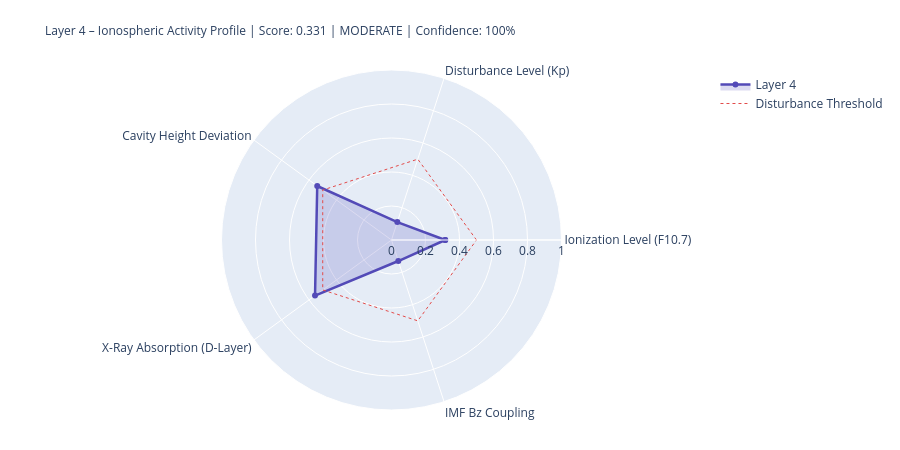

Notebook cell for this chart:
### Markdown cell above
---
## 4. State Assessment & Handoff to Layer 5

### Code cell
# ============================================================
# LAYER-4-SCORE
# ============================================================

COMPONENTS = {
    'Ionization Level (F10.7)':    {'score': ioniz,       'source': 'primary' if f107_now else 'from_layer0', 'dynamic': True},
    'Disturbance Level (Kp)':          {'score': disturb,     'source': 'primary' if kp_now   else 'from_layer0', 'dynamic': True},
    'Cavity Height Deviation':    {'score': h_dev,       'source': 'derived',                                'dynamic': True},
    'X-Ray Absorption (D-Layer)':{'score': xray_ioniz,  'source': 'primary' if xray_now else 'missing',     'dynamic': True},
    'IMF Bz Coupling':             {'score': bz_coupling, 'source': 'primary' if bz_now   else 'from_layer0', 'dynamic': True},
}

available    = {k: v['score'] for k, v in COMPONENTS.items() if v['score'] is not None}
unavailable  = [k for k, v in COMPONENTS.items() if v['score'] is None]
layer4_score = round(sum(available.values()) / len(available), 4) if available else None
confidence   = round(len(available) / len(COMPONENTS), 2)
level = ('unknown' if layer4_score is None
         else 'quiet'   if layer4_score < 0.3
         else 'moderate' if layer4_score < 0.6
         else 'active')
dominant_l4 = max(available, key=available.get) if available else 'none'

# Resonance delta for Schumann SR-1
sr1_ref = schumann_freq(1, 80.0)
sr1_now = schumann_freq(1, h_eff)
sr1_delta_mhz = (sr1_now - sr1_ref) * 1000

# Propagation conditions
prop_cond = ('disturbed'   if kp_val > 4
             else 'unsettled' if kp_val > 2
             else 'normal')
if xray_class in ['X', 'M']:
    prop_cond = 'Radio-Blackout moeglich'

W = 68
print('=' * W)
print('LAYER 4 – IONOSPHERE – STATE ASSESSMENT')
print('=' * W)
for name, comp in COMPONENTS.items():
    s = comp['score']
    if s is not None:
        bar = '█' * int(s * 20) + '░' * (20 - int(s * 20))
        print(f'  {name:<36} {bar}  {s:.3f}  [{comp["source"]}]')
    else:
        print(f'  {name:<36} {"─" * 20}  n/a   [missing]')
print('-' * W)
print(f'  Score:          {layer4_score:.3f}  ({len(available)}/{len(COMPONENTS)} components)')
print(f'  Confidence:     {confidence:.0%}')
print(f'  Level:          {level.upper()}')
print(f'  Dominant:       {dominant_l4}')
print(f'  Cavity height:  {h_eff:.1f} km  (Ref: 80.0 km)')
print(f'  SR-1:           {sr1_now:.3f} Hz  (Δ {sr1_delta_mhz:+.1f} mHz vs. ref)')
print(f'  Propagation:    {prop_cond}')
print(f'  X-Ray:          {xray_class}-class  ({xray_now:.2e} W/m²)' if xray_now else '  X-Ray:          n/a')
print('=' * W)

# Radar
cats   = list(available.keys())
vals_r = list(available.values())
if len(cats) >= 3:
    fig = go.Figure()
    fig.add_trace(go.Scatterpolar(
        r=vals_r + [vals_r[0]], theta=cats + [cats[0]],
        fill='toself', fillcolor='rgba(83,74,183,0.20)',
        line=dict(color='#534AB7', width=2.5), name='Layer 4'
    ))
    fig.add_trace(go.Scatterpolar(
        r=[0.5] * (len(cats)+1), theta=cats + [cats[0]],
        line=dict(color='#E24B4A', dash='dot', width=1),
        mode='lines', name='Disturbance Threshold'
    ))
    fig.update_layout(
        title=dict(
            text=f'Layer 4 – Ionospheric Activity Profile | Score: {layer4_score:.3f} | {level.upper()} | Confidence: {confidence:.0%}',
            font=dict(size=12)
        ),
        polar=dict(radialaxis=dict(visible=True, range=[0, 1])),
        height=450, showlegend=True,
        margin=dict(l=80, r=80, t=70, b=40)
    )
    fig.show()

### Figure 1 — Plotly figure (JSON) as saved in the notebook; plotly's stock layout.template omitted (floating-point values rounded to 4 significant figures)
{"data": [{"fill": "toself", "fillcolor": "rgba(83,74,183,0.20)", "line": {"color": "#534AB7", "width": 2.5}, "name": "Layer 4", "r": [0.316, 0.111, 0.54, 0.556, 0.13, 0.316], "theta": ["Ionization Level (F10.7)", "Disturbance Level (Kp)", "Cavity Height Deviation", "X-Ray Absorption (D-Layer)", "IMF Bz Coupling", "Ionization Level (F10.7)"], "type": "scatterpolar"}, {"line": {"color": "#E24B4A", "dash": "dot", "width": 1}, "mode": "lines", "name": "Disturbance Threshold", "r": [0.5, 0.5, 0.5, 0.5, 0.5, 0.5], "theta": ["Ionization Level (F10.7)", "Disturbance Level (Kp)", "Cavity Height Deviation", "X-Ray Absorption (D-Layer)", "IMF Bz Coupling", "Ionization Level (F10.7)"], "type": "scatterpolar"}], "layout": {"height": 450, "margin": {"b": 40, "l": 80, "r": 80, "t": 70}, "polar": {"radialaxis": {"range": [0, 1], "visible": true}}, "showlegend": true, "title": {"font": {"size": 12}, "text": "Layer 4 – Ionospheric Activity Profile | Score: 0.331 | MODERATE | Confidence: 100%"}}}
